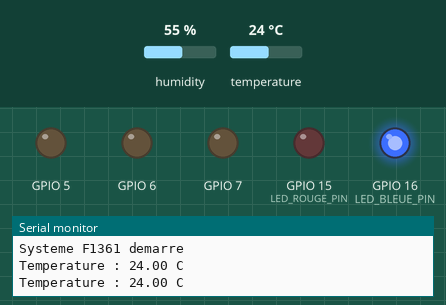
The program below on a simulated ESP32-S3. Parts: output pins drawn as LEDs (lit = HIGH), the last lines printed to the serial monitor. The inputs (shaded band) are chosen by the test bench; at power-on: temperature 24 °C, humidity 55 %.

Above: at 2.8 s.
2.9 s: temperature set to 29.5 °C
5.6 s: temperature set to 30.5 °C
At 7.5 s:
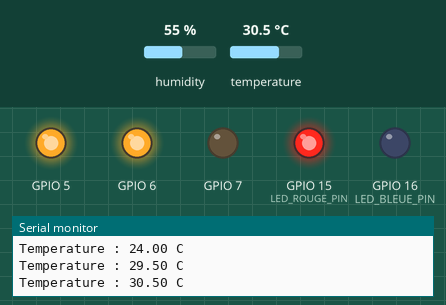
8.3 s: temperature set to 12 °C
At 10.9 s:
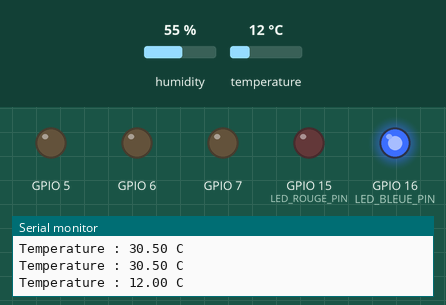
11.6 s: temperature set to 33 °C
At 12.6 s:
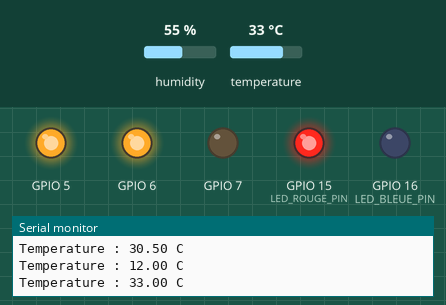
Timing chart, 0 to 14.6 s (numbered marks = the images above; inputs shaded):
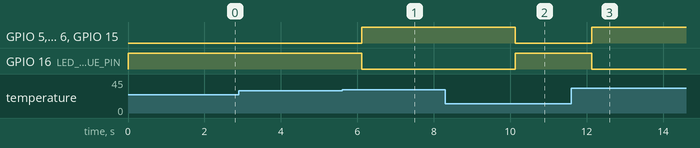

The program:

main.cpp
```cpp
#include <Arduino.h>
#include <DHT.h>
#include <math.h>

#include "led/Led.h"
#include "motor/Motor.h"


// Configuration des broches

#define DHT_PIN       4
#define DHT_TYPE      DHT22

#define MOTOR_ENA     5
#define MOTOR_IN1     6
#define MOTOR_IN2     7

#define LED_ROUGE_PIN 15
#define LED_BLEUE_PIN 16

#define TEMP_SEUIL    30.0f

// Bit d'evenement
#define VENTILATION_ON (1 << 0)


// Objets des composants

DHT dht(DHT_PIN, DHT_TYPE);

Motor moteur(MOTOR_ENA, MOTOR_IN1, MOTOR_IN2);

Led ledRouge(LED_ROUGE_PIN, "Rouge");
Led ledBleue(LED_BLEUE_PIN, "Bleue");

// Groupe d'evenements FreeRTOS
EventGroupHandle_t groupeEvenements;

// TACHE 1 : Capteur DHT22

void vTaskSensor(void *parametre) {

    for (;;) {
        float temperature = dht.readTemperature();

        if (!isnan(temperature)) {
            Serial.print("Temperature : ");
            Serial.print(temperature);
            Serial.println(" C");

            if (temperature > TEMP_SEUIL) {
                xEventGroupSetBits(groupeEvenements,VENTILATION_ON);
            } else {
                xEventGroupClearBits(groupeEvenements, VENTILATION_ON);
            }
        } else {
            Serial.println("Erreur de lecture du DHT22");
        }

        // Le DHT22 est lu toutes les 2 secondes
        vTaskDelay(pdMS_TO_TICKS(2000));
    }
}

// TACHE 2 : Controle du moteur

void vTaskMotor(void *parametre) {

    for (;;) {
        EventBits_t etat =
            xEventGroupGetBits(groupeEvenements);

        if (etat & VENTILATION_ON) {
            moteur.setSpeed(1.0f);
            moteur.forward();
        } else {
            moteur.stop();
        }

        vTaskDelay(pdMS_TO_TICKS(100));
    }
}

// TACHE 3 : Controle des DELs

void vTaskLed(void *parametre) {

    for (;;) {

        EventBits_t etat = xEventGroupGetBits(groupeEvenements);

        if (etat & VENTILATION_ON) {
            ledRouge.on();
            ledBleue.off();
        } else {
            ledRouge.off();
            ledBleue.on();
        }

        vTaskDelay(pdMS_TO_TICKS(100));
    }
}


// Initialisation

void setup() {
    Serial.begin(115200);

    // Initialisation des composants
    dht.begin();

    moteur.init();
    ledRouge.init();
    ledBleue.init();

    // Creation du groupe d'evenements
    groupeEvenements = xEventGroupCreate();

    if (groupeEvenements == nullptr) {
        moteur.stop();
        ledRouge.off();
        ledBleue.off();

        Serial.println("Erreur de creation du groupe");

        while (true) {
            delay(1000);
        }
    }

    // Etat initial : ventilation arretee
    xEventGroupClearBits(groupeEvenements, VENTILATION_ON);

    // Creation des trois taches
    BaseType_t resultat1 = xTaskCreate(
        vTaskSensor,
        "Capteur",
        2048,
        nullptr,
        2,
        nullptr
    );

    BaseType_t resultat2 = xTaskCreate(
        vTaskMotor,
        "Moteur",
        2048,
        nullptr,
        2,
        nullptr
    );

    BaseType_t resultat3 = xTaskCreate(
        vTaskLed,
        "DELs",
        2048,
        nullptr,
        1,
        nullptr
    );

    if (resultat1 != pdPASS || resultat2 != pdPASS || resultat3 != pdPASS) {

        moteur.stop();
        ledRouge.off();
        ledBleue.off();

        Serial.println("Erreur de creation des taches");

        while (true) {
            delay(1000);
        }
    }

    Serial.println("Systeme F1361 demarre");
}


// Boucle Arduino

void loop() {
    vTaskDelay(pdMS_TO_TICKS(1000));
}
```

Led.cpp
```cpp
#include "Led.h"

Led::Led(int pin, const char* name){
    _pin = pin;
    _name = name;
}

void Led::init() {
    pinMode(_pin, OUTPUT);
    digitalWrite(_pin, LOW);
}

void Led::on() {
    digitalWrite(_pin, HIGH);
}

void Led::off() {
    digitalWrite(_pin, LOW);
}

 const char* Led::getName(){
    return _name;
 }
```

Led.h
```cpp
#ifndef LED_H
#define LED_H
#include <Arduino.h>

class Led
{
  public:
    Led(int pin, const char* name);
    void on();
    void off();

    void init();
    const char* getName();
  private:
    int _pin;
    const char* _name; //Une constante
};

#endif
```

Motor.cpp
```cpp
#include "Motor.h"

Motor::Motor(int ENA, int IN1, int IN2) {

    enable = ENA;
    input_1 = IN1;
    input_2 = IN2;
}

void Motor::init() {
    pinMode(enable, OUTPUT);
    pinMode(input_1, OUTPUT);
    pinMode(input_2, OUTPUT);

    stop();
}

void Motor::setSpeed(float val) {
    // val compris entre 0.0 et 1.0
    val = constrain(val, 0.0f, 1.0f);

    int pwm = (int)(val * 255.0f);

    analogWrite(enable, pwm);
}

void Motor::forward() {
    digitalWrite(input_1, HIGH);
    digitalWrite(input_2, LOW);
}

void Motor::reverse() {
    digitalWrite(input_1, LOW);
    digitalWrite(input_2, HIGH);
}

void Motor::stop() {
    analogWrite(enable, 0);

    digitalWrite(input_1, LOW);
    digitalWrite(input_2, LOW);
}
```

Motor.h
```cpp
#ifndef MOTOR_H
#define MOTOR_H

#include <Arduino.h>

class Motor {
public:
    Motor(int ENA, int IN1, int IN2);

    void init();
    void setSpeed(float val);
    void forward();
    void reverse();
    void stop();

private:
    int enable;
    int input_1;
    int input_2;
};

#endif
```

Measured:
- the behaviour switches between 30 and 30.1 °C on temperature (found by bisection; images 0 and 1)
- after the input at 5.6 s, GPIO 5, GPIO 6, GPIO 15 (LED_ROUGE_PIN): LOW → HIGH after 0.52 s; GPIO 16 (LED_BLEUE_PIN): HIGH → LOW after 0.52 s
- after the input at 8.3 s, GPIO 5, GPIO 6, GPIO 15 (LED_ROUGE_PIN): HIGH → LOW after 1.8 s; GPIO 16 (LED_BLEUE_PIN): LOW → HIGH after 1.8 s
- after the input at 11.6 s, GPIO 5, GPIO 6, GPIO 15 (LED_ROUGE_PIN): LOW → HIGH after 0.54 s; GPIO 16 (LED_BLEUE_PIN): HIGH → LOW after 0.54 s
